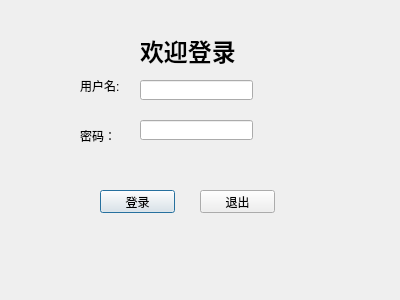
<?xml version="1.0" encoding="UTF-8"?>
<ui version="4.0">
 <class>Dialog</class>
 <widget class="QDialog" name="Dialog">
  <property name="geometry">
   <rect>
    <x>0</x>
    <y>0</y>
    <width>400</width>
    <height>300</height>
   </rect>
  </property>
  <property name="windowTitle">
   <string>登录窗口</string>
  </property>
  <widget class="QLabel" name="label">
   <property name="geometry">
    <rect>
     <x>140</x>
     <y>30</y>
     <width>111</width>
     <height>41</height>
    </rect>
   </property>
   <property name="font">
    <font>
     <family>微软雅黑</family>
     <pointsize>18</pointsize>
     <weight>75</weight>
     <bold>true</bold>
    </font>
   </property>
   <property name="text">
    <string>欢迎登录</string>
   </property>
  </widget>
  <widget class="QLineEdit" name="lineEdit_usr">
   <property name="geometry">
    <rect>
     <x>140</x>
     <y>80</y>
     <width>113</width>
     <height>20</height>
    </rect>
   </property>
  </widget>
  <widget class="QLineEdit" name="lineEdit_pwd">
   <property name="geometry">
    <rect>
     <x>140</x>
     <y>120</y>
     <width>113</width>
     <height>20</height>
    </rect>
   </property>
  </widget>
  <widget class="QLabel" name="label_2">
   <property name="geometry">
    <rect>
     <x>80</x>
     <y>80</y>
     <width>54</width>
     <height>12</height>
    </rect>
   </property>
   <property name="text">
    <string>用户名:</string>
   </property>
  </widget>
  <widget class="QLabel" name="label_3">
   <property name="geometry">
    <rect>
     <x>80</x>
     <y>130</y>
     <width>54</width>
     <height>12</height>
    </rect>
   </property>
   <property name="text">
    <string>密码：</string>
   </property>
  </widget>
  <widget class="QPushButton" name="pushButton_login">
   <property name="geometry">
    <rect>
     <x>100</x>
     <y>190</y>
     <width>75</width>
     <height>23</height>
    </rect>
   </property>
   <property name="text">
    <string>登录</string>
   </property>
  </widget>
  <widget class="QPushButton" name="pushButton_quit">
   <property name="geometry">
    <rect>
     <x>200</x>
     <y>190</y>
     <width>75</width>
     <height>23</height>
    </rect>
   </property>
   <property name="text">
    <string>退出</string>
   </property>
  </widget>
 </widget>
 <resources/>
 <connections/>
</ui>
